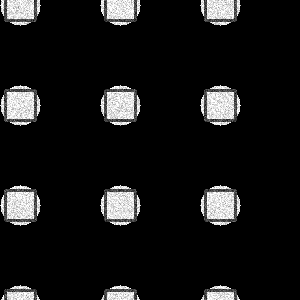
#> input picture dataset/reference.png, 300 x 300 px, found by its file name
$ python verify_dataset_determinism.py
#> lines starting #> are read from the running program, lines starting #| are printed output that depends on the picture
### src/utils/data_loader.py
import os
import cv2
import numpy as np
from src.utils.logger import get_logger

logger = get_logger("DataLoader")

def load_or_generate_dataset(data_dir: str = "dataset"):
    """
    Checks if real dataset exists. If not, generates synthetic DRAM-like images
    for unit testing fallback.
    """
#> called with data_dir = 'dataset'
    ref_path = os.path.join(data_dir, "reference.png")
    search_path = os.path.join(data_dir, "search.png")

    if os.path.exists(ref_path) and os.path.exists(search_path):
        logger.info("Real dataset found. Loading...")
        ref_img = cv2.imread(ref_path, cv2.IMREAD_GRAYSCALE)
#> ref_img is the input picture: shape (300, 300); min 0, max 255, mean 23.8
        search_img = cv2.imread(search_path, cv2.IMREAD_GRAYSCALE)
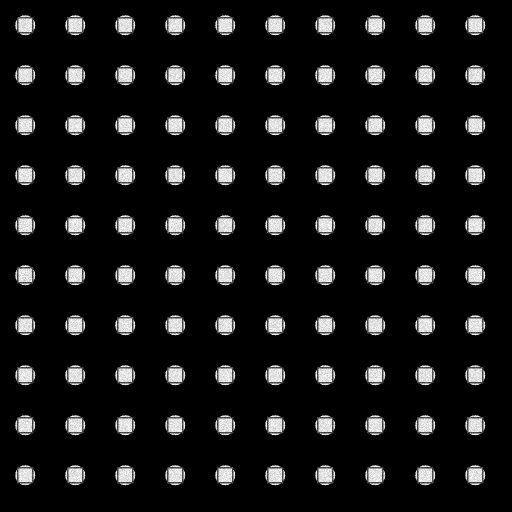
#> input picture dataset/search.png, 1024 x 1024 px, found by its file name (shown at 1/2 size)
#> search_img is the input picture: shape (1024, 1024); min 0, max 255, mean 22.8
        return ref_img, search_img

    # Generate high-resolution base image (1 unit = 1 px)
    # The physical scene is 10240 x 10240 units
    base_size = 10240
    base_img = np.zeros((base_size, base_size), dtype=np.float32)

    # Draw structures at high resolution
    # Dram pitch = 300 units (Search pitch = 30 px)
    for i in range(150, base_size, 300):
        for j in range(150, base_size, 300):
            cv2.circle(base_img, (i, j), 60, 150, -1)
            cv2.rectangle(base_img, (i-45, j-45), (i+45, j+45), 80, 6)

    # SEM Edge Brightening
    kernel = cv2.getStructuringElement(cv2.MORPH_RECT, (11, 11))
    gradient = cv2.morphologyEx(base_img, cv2.MORPH_GRADIENT, kernel)
    sem_img = np.clip(base_img + gradient * 1.5, 0, 255).astype(np.float32)

    # Extract Reference (Clean) - 900x900 px
    # Add rejection sampling to prevent empty references
    valid = False
    attempts = 0
    while not valid and attempts < 100:
        attempts += 1
        offset_x = np.random.randint(2000, 8000)
        offset_y = np.random.randint(2000, 8000)
        ref_float = sem_img[offset_y:offset_y+900, offset_x:offset_x+900].copy()

        # Validation: Ref must have meaningful structure
        # Check standard deviation (structural energy)
        if np.std(ref_float) > 10.0:
            valid = True

    lam_ref = 50.0
    ref_noisy = np.random.poisson(ref_float / 255.0 * lam_ref) / lam_ref * 255.0
    ref_img = np.clip(ref_noisy, 0, 255).astype(np.uint8)

    # Generate Search Image - 1024x1024 px (downsampled by 10x)
    # 10240x10240 -> 1024x1024
    search_float = cv2.resize(sem_img, (1024, 1024), interpolation=cv2.INTER_AREA)

    # Search degradation
    search_blur = cv2.GaussianBlur(search_float, (3, 3), 0.8)
    lam_search = 20.0
    search_noisy = np.random.poisson(search_blur / 255.0 * lam_search) / lam_search * 255.0
    search_img = np.clip(search_noisy, 0, 255).astype(np.uint8)

    # Ground Truth coordinate in Search Image
    # Reference was taken at (offset_x, offset_y) in base coordinates.
    # The center of the 900x900 reference is (offset_x + 450, offset_y + 450)
    gt_x = (offset_x + 450.0) / 10.0
    gt_y = (offset_y + 450.0) / 10.0

    cv2.imwrite(ref_path, ref_img)
    cv2.imwrite(search_path, search_img)

    return ref_img, search_img, gt_x, gt_y

### src/ai_refinement/dataset.py
import torch
from torch.utils.data import Dataset
import numpy as np
import cv2
from src.ai_refinement.config import SNRNConfig
from src.ai_refinement.augmentations import apply_industrial_augmentations
from src.utils.data_loader import load_or_generate_dataset
from src.preprocessing.ice import ImageConditioningEngine
from src.coarse_search.gspe import GlobalSearchProposalEngine
from src.feature_matching.gfee import GeometricFeatureExtractionEngine
from src.registration.srae import SpatialRegistrationAlignmentEngine
from src.localization.localization import ClassicalLocalization

class Phase1OutputSimDataset(Dataset):
    """
    Simulates fetching valid classical alignments from Phase 1.
    Uses deterministic geometric transformations to create a mathematically
    perfect self-supervised alignment task for the AI to learn from.
    Includes HARD NEGATIVE generation and GEOMETRIC SCALE FIX.

    COORDINATE CONTRACT:
    1. Generator base coords: Center (5000, 5000) on 10000x10000 base image.
    2. Search image coords: Scaled by 1/10. Origin top-left.
    3. Ground-truth coordinate (gt_coord): The CENTER of the true target in search image space (float).
    4. GSPE candidate coord (x, y): The TOP-LEFT of the candidate bounding box in search space (integer).
    5. classical_coord (C_0 or loc_res_w): The classical predicted CENTER of the target in search space (float).
    6. Candidate patch: Extracted around classical_coord, scaled by 1/10 (patch size 128x128).
    7. SNRN residual coordinate (target_delta): (gt_coord - classical_coord), bounded to < 5px.
    8. Final output coordinate: classical_coord + predicted_residual.
    """
    def __init__(self, num_samples=10, apply_aug=True):
        self.num_samples = num_samples
        self.apply_aug = apply_aug
        self._cache = {}

        # Load available dataset pairs
        ref_img, search_img = load_or_generate_dataset()
        self.available_pairs = [(ref_img, search_img)]

    def __len__(self):
        return self.num_samples

    def _generate_sample(self, idx):
#> called with idx = 0
        max_attempts = 20
        base_seed = 42

        for attempt in range(max_attempts):
            seed = base_seed + idx * 10000 + attempt
            rs = np.random.RandomState(seed)

            source_id = (idx * 73) % len(self.available_pairs)
            ref_img, search_img = self.available_pairs[source_id]

            # 1. Run Phase 1 Coarse Search to get candidates
            ice = ImageConditioningEngine()
            cond = ice.run({'reference': ref_img, 'search': search_img})

            gspe = GlobalSearchProposalEngine(
                top_k=5,
                nms_radius=10,
                scale_hypotheses=[10.0]
            )
            gspe_res = gspe.run({'reference': cond['reference_cond'], 'search': cond['search_cond']})

            if not gspe_res['boxes']:
                continue

            # Determine if this sample will be a POSITIVE (50%) or HARD NEGATIVE (50%)
            is_positive = rs.rand() > 0.5

            if is_positive or len(gspe_res['boxes']) == 1:
                cand_idx = 0 # Top-1 is usually the true candidate (for training we assume it is)
            else:
                # Pick a random periodic false candidate (ranks 1 to 4)
                cand_idx = rs.randint(1, min(5, len(gspe_res['boxes'])))

            x, y, w, h, _, _ = gspe_res['boxes'][cand_idx]
            cand_crop = cond['search_cond'][int(y):int(y+h), int(x):int(x+w)]

            center_x = float(x) + float(w) / 2.0
            center_y = float(y) + float(h) / 2.0

            # 2. Compute Base Ground Truth (C_0) by aligning the original crop
            # Only do this if it's a positive candidate, otherwise we don't have a true classical correspondence
            gfee = GeometricFeatureExtractionEngine()
            srae = SpatialRegistrationAlignmentEngine()
            loc = ClassicalLocalization()

            # 3. Apply Deterministic Synthetic Transformation to create mathematical residual
            tx = rs.uniform(-3.0, 3.0)
            ty = rs.uniform(-3.0, 3.0)
            angle = rs.uniform(-2.0, 2.0)
            scale_aug = rs.uniform(0.98, 1.02)

            M_warp = cv2.getRotationMatrix2D((w / 2.0, h / 2.0), angle, scale_aug)
            M_warp[0, 2] += tx
            M_warp[1, 2] += ty

            warped_cand_crop = cv2.warpAffine(cand_crop, M_warp, (int(w), int(h)), flags=cv2.INTER_LINEAR, borderMode=cv2.BORDER_REFLECT)

            noise = rs.normal(0, 5.0, warped_cand_crop.shape).astype(np.float32)
            warped_cand_crop = np.clip(warped_cand_crop.astype(np.float32) + noise, 0, 255).astype(np.uint8)

            target_dx, target_dy = 0.0, 0.0
            classical_coord = np.array([center_x, center_y], dtype=np.float32)
            gt_coord = np.array([-1.0, -1.0], dtype=np.float32)

            if is_positive:
                gfee_res_0 = gfee.run({'reference': cond['reference_cond'], 'candidate': cand_crop})
                srae_res_0 = srae.run({
                    'reference': cond['reference_cond'],
                    'candidate': cand_crop,
                    'kp1': gfee_res_0['kp1'],
                    'kp2': gfee_res_0['kp2'],
                    'matches': gfee_res_0['good_matches']
                })

                if srae_res_0['stats']['inliers'] < 3:
                    continue

                mat_0 = srae_res_0['affine_matrix'].copy()
                mat_0[0, 2] = -mat_0[0, 2]
                mat_0[1, 2] = -mat_0[1, 2]

                loc_res_0 = loc.run({
                    'affine_matrix': mat_0,
                    'candidate_x': center_x,
                    'candidate_y': center_y,
                    'inliers': srae_res_0['stats']['inliers']
                })
                C_0 = np.array([loc_res_0['dx'], loc_res_0['dy']], dtype=np.float32)

                # 4. Predict Classical Coordinate on the Warped Image
                gfee_res_w = gfee.run({'reference': cond['reference_cond'], 'candidate': warped_cand_crop})
                srae_res_w = srae.run({
                    'reference': cond['reference_cond'],
                    'candidate': warped_cand_crop,
                    'kp1': gfee_res_w['kp1'],
                    'kp2': gfee_res_w['kp2'],
                    'matches': gfee_res_w['good_matches']
                })

                if srae_res_w['stats']['inliers'] < 3:
                    continue

                mat_w = srae_res_w['affine_matrix'].copy()
                mat_w[0, 2] = -mat_w[0, 2]
                mat_w[1, 2] = -mat_w[1, 2]

                loc_res_w = loc.run({
                    'affine_matrix': mat_w,
                    'candidate_x': center_x,
                    'candidate_y': center_y,
                    'inliers': srae_res_w['stats']['inliers']
                })
                classical_coord = np.array([loc_res_w['dx'], loc_res_w['dy']], dtype=np.float32)

                # 5. Compute Exact Mathematical Target
                obj_rel = np.array([C_0[0] - x, C_0[1] - y, 1.0], dtype=np.float32)
                new_obj_rel = M_warp.dot(obj_rel)
                gt_coord = np.array([x + new_obj_rel[0], y + new_obj_rel[1]], dtype=np.float32)

                target_delta = gt_coord - classical_coord
                target_dx, target_dy = target_delta[0], target_delta[1]

                residual_mag = float(np.sqrt(target_dx**2 + target_dy**2))

                max_error = getattr(SNRNConfig, 'MAX_CLASSICAL_ERROR', 5.0)
                if residual_mag > max_error:
                    continue

            # 6. GEOMETRIC SCALE FIX
            # Downsample reference image by 10.0x to match candidate coordinate space
            ref_full = cond['reference_cond']
            scale_ratio = 10.0 # From GSPE
            w_ref, h_ref = ref_full.shape[1], ref_full.shape[0]
            scaled_w = int(round(w_ref / scale_ratio))
            scaled_h = int(round(h_ref / scale_ratio))
            ref_scaled = cv2.resize(ref_full, (scaled_w, scaled_h), interpolation=cv2.INTER_AREA)

            def center_crop(img, size):
                h_img, w_img = img.shape
                ch, cw = size, size
                y_start = max(0, h_img//2 - ch//2)
                x_start = max(0, w_img//2 - cw//2)
                crop = img[y_start:y_start+ch, x_start:x_start+cw]
                if crop.shape[0] < ch or crop.shape[1] < cw:
                    crop = cv2.copyMakeBorder(crop, 0, ch-crop.shape[0], 0, cw-crop.shape[1], cv2.BORDER_CONSTANT, value=0)
                return crop

            ref_patch = center_crop(ref_scaled, SNRNConfig.PATCH_SIZE).astype(np.float32) / 255.0

            # Sub-pixel extraction of cand_patch centered at classical_coord
            local_class_x = classical_coord[0] - x
            local_class_y = classical_coord[1] - y

            M_extract = np.array([
                [1.0, 0.0, (SNRNConfig.PATCH_SIZE / 2.0) - local_class_x],
                [0.0, 1.0, (SNRNConfig.PATCH_SIZE / 2.0) - local_class_y]
            ], dtype=np.float32)

            cand_patch_raw = cv2.warpAffine(
                warped_cand_crop, M_extract,
                (SNRNConfig.PATCH_SIZE, SNRNConfig.PATCH_SIZE),
                flags=cv2.INTER_LINEAR, borderMode=cv2.BORDER_REFLECT
            )
            cand_patch = cand_patch_raw.astype(np.float32) / 255.0

            # 7. Generate Heatmap directly from True Residual
            heatmap = np.zeros((SNRNConfig.PATCH_SIZE, SNRNConfig.PATCH_SIZE), dtype=np.float32)
            x_grid, y_grid = np.meshgrid(np.arange(SNRNConfig.PATCH_SIZE), np.arange(SNRNConfig.PATCH_SIZE))

            target_center_x = (SNRNConfig.PATCH_SIZE / 2.0) + target_dx
            target_center_y = (SNRNConfig.PATCH_SIZE / 2.0) + target_dy

            gaussian = np.exp(-((x_grid - target_center_x)**2 + (y_grid - target_center_y)**2) / (2 * SNRNConfig.HEATMAP_SIGMA**2))
            heatmap = gaussian / np.sum(gaussian)

            # 8. Generate Confidence Label from True Residual and Match Type
            if is_positive:
                conf_label = 1.0
            else:
                conf_label = 0.0 # Hard negative

            target_delta_tensor = torch.tensor([target_dx, target_dy], dtype=torch.float32)
            target_heatmap_tensor = torch.from_numpy(heatmap).unsqueeze(0)
            confidence_label_tensor = torch.tensor([conf_label], dtype=torch.float32)

            return (ref_patch, cand_patch, classical_coord, gt_coord,
                    target_delta_tensor, target_heatmap_tensor, confidence_label_tensor, idx)
#> this loop made 1 pass
#> (source_id, cand_idx, x, y, w, h, center_x, center_y) on pass 1: (0, 1, 367.8, 334.4, 28, 28, 381.8, 348.4)
#> pass 1, in _process_single, `blurred = cv2.GaussianBlur(img, self.blur_ksize, 0)`:
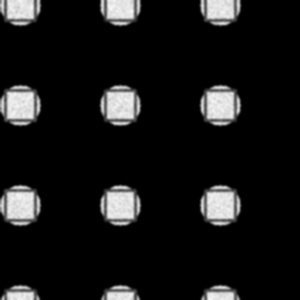
#> blurred: shape (300, 300); min 0, max 247, mean 23.9
#> after the loop:
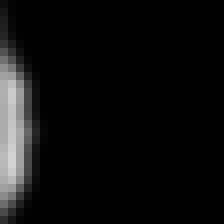
#> cand_crop: shape (28, 28) (shown 8 times larger); min 0, max 211, mean 13.7
#> after the loop:
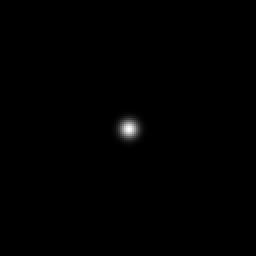
#> heatmap: shape (128, 128) float64 (shown 2 times larger); min 3.94e-200, max 0.0177, mean 6.1e-05; drawn with min black and max white
#> (the rest of the program and of its run is left out)
